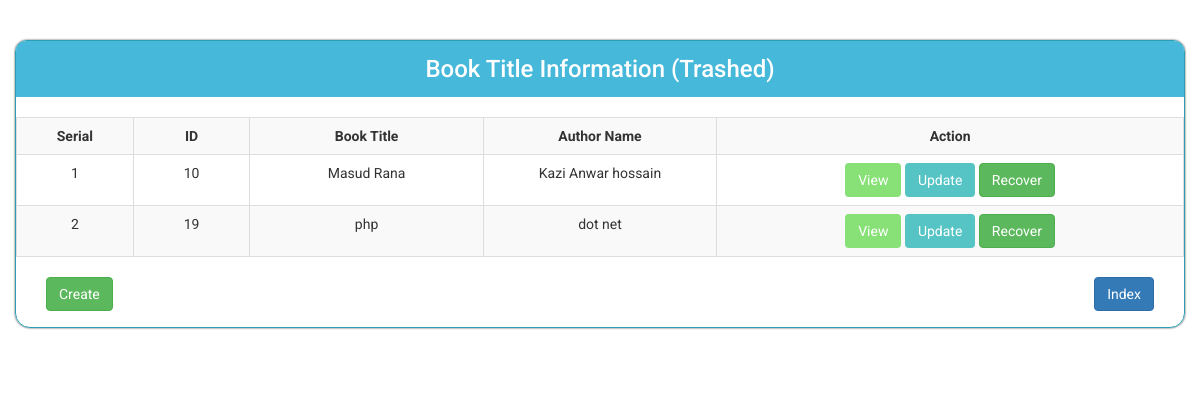
/views/SEID167636/BookTitle/trashed.php, run on the app's committed database.
### tables this page shows
CREATE TABLE `book_title` (
  `id` int(11) NOT NULL,
  `book_title` varchar(100) NOT NULL,
  `author_name` varchar(100) NOT NULL,
  `is_trashed` varchar(255) NOT NULL DEFAULT 'no'
);

### src/SEID167636/Model/Database.php (called while the page is built, shortened)
<?php
class Database
{
    public function __construct()
    {
        try {
            $this->DBH = new PDO("mysql:host=localhost;dbname=rakib_167636_b59_atomic_project", "root", "");
        } catch (PDOException $error) {
            echo $error->getMessage();
        }
    }
}

### src/SEID167636/BookTitle/BookTitle.php (called while the page is built, shortened)
<?php
class BookTitle extends Database
{
    public function trashed()
    {
        $sqlQuery = "SELECT * FROM book_title WHERE is_trashed != 'no';";
        $STH = $this->DBH->query($sqlQuery);
        $STH->setFetchMode(PDO::FETCH_OBJ);
        $allData = $STH->fetchAll();
        return $allData;
    }
}

### views/SEID167636/BookTitle/trashed.php (the view, shortened to what this page needs)
<?php
$objBookTitle = new \App\BookTitle\BookTitle();
$allData = $objBookTitle->trashed();
?>
<!doctype html>
<html lang="en">
<head>
    <link rel="stylesheet" href="../../../resources/bootstrap/css/bootstrap.min.css">
    <link rel="stylesheet" href="../../../resources/index_style.css">
</head>
<body>
<div class="container">
    <div class="main">
        <div>
            <h3>Book Title Information (Trashed)</h3>
            <br>
        </div>
        <table class="table table-bordered table-striped text-center">
            <tr>
                <th class="text-center">Serial</th>
                <th class="text-center">ID</th>
                <th class="text-center">Book Title</th>
                <th class="text-center">Author Name</th>
                <th class="text-center">Action</th>
            </tr>
            <?php
            $serial = 1;
            foreach ($allData as $record) { ?>
                <tr>
                    <td width="10%"><?php echo $serial++; ?></td>
                    <td width="10%"><?php echo $record->id; ?></td>
                    <td width="20%"><?php echo $record->book_title; ?></td>
                    <td width="20%"><?php echo $record->author_name; ?></td>
                    <td>
                        <a href="view.php?id=<?php echo $record->id;?>">
                            <button class="btn view">View</button>
                        </a>
                        <a href="edit.php?id=<?php echo $record->id;?>">
                            <button class="btn update">Update</button>
                        </a>
                        <a href="recover.php?id=<?php echo $record->id;?>">
                            <button class="btn btn-success">Recover</button>
                        </a>
                    </td>
                </tr>
            <?php } ?>
        </table>
        <a href="create.php">
            <button class="btn btn-success pull-left create">Create</button>
        </a>
        <a href="index.php">
            <button class="btn btn-primary pull-right index">Index</button>
        </a>
    </div>
</div>
</body>
</html>

### resources/index_style.css (style rules this page uses)
body { font-family: "Roboto", sans-serif; }
.container { width: 1200px; }
.main { margin: 40px auto; border: 1px solid #2a9fb4; padding: 0 0 50px 0; box-shadow: 0 0 2px; border-radius: 12px 12px 15px 15px; }
.create { margin-left: 30px; }
.index { margin-right: 30px; }
.view { background-color: #87e176; color: white; transition-duration: .4s; }
.update { background-color: #56C4C5; color: white; transition-duration: .4s; }
h3 { margin: auto; text-align: center; background-color: #46b8da; padding: 15px 0; border-radius: 10px 10px 0 0; color: white; }
a { text-decoration: none !important; }
.btn-success { transition-duration: .4s; }
.btn-primary { transition-duration: .4s; }

### data on the page
book_title: id "10", book_title "Masud Rana", author_name "Kazi Anwar hossain"
book_title: id "19", book_title "php", author_name "dot net"
